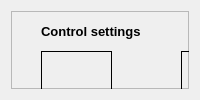
       <widget class="QWidget" name="tab_control">
        <attribute name="title">
         <string>Control</string>
        </attribute>
        <layout class="QGridLayout" name="gridLayout_30">
         <item row="1" column="0">
          <widget class="QFrame" name="frame_ctrl">
           <property name="frameShape">
            <enum>QFrame::StyledPanel</enum>
           </property>
           <property name="frameShadow">
            <enum>QFrame::Sunken</enum>
           </property>
           <widget class="QFrame" name="frame_mix_select">
            <property name="geometry">
             <rect>
              <x>430</x>
              <y>40</y>
              <width>61</width>
              <height>421</height>
             </rect>
            </property>
            <property name="accessibleDescription">
             <string extracomment="PID controller parameters"/>
            </property>
            <property name="frameShape">
             <enum>QFrame::Box</enum>
            </property>
            <property name="frameShadow">
             <enum>QFrame::Plain</enum>
            </property>
            <property name="lineWidth">
             <number>1</number>
            </property>
            <layout class="QVBoxLayout" name="verticalLayout_18">
             <item>
              <widget class="QLabel" name="label_138">
               <property name="font">
                <font>
                 <pointsize>10</pointsize>
                 <weight>75</weight>
                 <bold>true</bold>
                </font>
               </property>
               <property name="text">
                <string>mix
and
select</string>
               </property>
               <property name="alignment">
                <set>Qt::AlignCenter</set>
               </property>
              </widget>
             </item>
            </layout>
           </widget>
           <widget class="QFrame" name="frame_motors">
            <property name="geometry">
             <rect>
              <x>540</x>
              <y>480</y>
              <width>91</width>
              <height>41</height>
             </rect>
            </property>
            <property name="accessibleDescription">
             <string extracomment="PID controller parameters"/>
            </property>
            <property name="frameShape">
             <enum>QFrame::Box</enum>
            </property>
            <property name="frameShadow">
             <enum>QFrame::Plain</enum>
            </property>
            <property name="lineWidth">
             <number>1</number>
            </property>
            <layout class="QVBoxLayout" name="verticalLayout_19">
             <item>
              <widget class="QLabel" name="label_142">
               <property name="font">
                <font>
                 <pointsize>10</pointsize>
                 <weight>75</weight>
                 <bold>true</bold>
                </font>
               </property>
               <property name="text">
                <string>Motors</string>
               </property>
              </widget>
             </item>
            </layout>
           </widget>
           <widget class="QFrame" name="frame_ctrl_vel">
            <property name="geometry">
             <rect>
              <x>540</x>
              <y>380</y>
              <width>90</width>
              <height>60</height>
             </rect>
            </property>
            <property name="minimumSize">
             <size>
              <width>30</width>
              <height>60</height>
             </size>
            </property>
            <property name="frameShape">
             <enum>QFrame::Box</enum>
            </property>
            <property name="frameShadow">
             <enum>QFrame::Plain</enum>
            </property>
            <layout class="QVBoxLayout" name="verticalLayout_21">
             <property name="margin">
              <number>1</number>
             </property>
             <item>
              <widget class="QPushButton" name="pushButton_ctrl_vel">
               <property name="sizePolicy">
                <sizepolicy hsizetype="Expanding" vsizetype="Expanding">
                 <horstretch>0</horstretch>
                 <verstretch>0</verstretch>
                </sizepolicy>
               </property>
               <property name="text">
                <string>Velocity</string>
               </property>
               <property name="checkable">
                <bool>false</bool>
               </property>
               <property name="checked">
                <bool>false</bool>
               </property>
               <property name="flat">
                <bool>true</bool>
               </property>
              </widget>
             </item>
            </layout>
           </widget>
           <widget class="QFrame" name="frame_sensors">
            <property name="geometry">
             <rect>
              <x>30</x>
              <y>480</y>
              <width>351</width>
              <height>41</height>
             </rect>
            </property>
            <property name="accessibleDescription">
             <string extracomment="PID controller parameters"/>
            </property>
            <property name="frameShape">
             <enum>QFrame::Box</enum>
            </property>
            <property name="frameShadow">
             <enum>QFrame::Plain</enum>
            </property>
            <property name="lineWidth">
             <number>1</number>
            </property>
            <layout class="QVBoxLayout" name="verticalLayout_22">
             <item>
              <widget class="QLabel" name="label_151">
               <property name="font">
                <font>
                 <pointsize>10</pointsize>
                 <weight>75</weight>
                 <bold>true</bold>
                </font>
               </property>
               <property name="text">
                <string>Sensors</string>
               </property>
               <property name="alignment">
                <set>Qt::AlignCenter</set>
               </property>
              </widget>
             </item>
            </layout>
           </widget>
           <widget class="QFrame" name="frame_turn">
            <property name="geometry">
             <rect>
              <x>290</x>
              <y>400</y>
              <width>91</width>
              <height>61</height>
             </rect>
            </property>
            <property name="minimumSize">
             <size>
              <width>30</width>
              <height>60</height>
             </size>
            </property>
            <property name="frameShape">
             <enum>QFrame::Box</enum>
            </property>
            <property name="frameShadow">
             <enum>QFrame::Plain</enum>
            </property>
            <layout class="QHBoxLayout" name="horizontalLayout_5">
             <item>
              <widget class="QPushButton" name="pushButton_ctrlTurn">
               <property name="sizePolicy">
                <sizepolicy hsizetype="Expanding" vsizetype="Expanding">
                 <horstretch>0</horstretch>
                 <verstretch>0</verstretch>
                </sizepolicy>
               </property>
               <property name="text">
                <string>heading</string>
               </property>
               <property name="checkable">
                <bool>false</bool>
               </property>
               <property name="checked">
                <bool>false</bool>
               </property>
               <property name="flat">
                <bool>true</bool>
               </property>
              </widget>
             </item>
            </layout>
           </widget>
           <widget class="QFrame" name="frame_ctrlEdge">
            <property name="geometry">
             <rect>
              <x>290</x>
              <y>280</y>
              <width>91</width>
              <height>61</height>
             </rect>
            </property>
            <property name="minimumSize">
             <size>
              <width>30</width>
              <height>60</height>
             </size>
            </property>
            <property name="frameShape">
             <enum>QFrame::Box</enum>
            </property>
            <property name="frameShadow">
             <enum>QFrame::Plain</enum>
            </property>
            <layout class="QVBoxLayout" name="verticalLayout_30">
             <property name="margin">
              <number>1</number>
             </property>
             <item>
              <widget class="QPushButton" name="pushButton_ctrlEdge">
               <property name="sizePolicy">
                <sizepolicy hsizetype="Expanding" vsizetype="Expanding">
                 <horstretch>0</horstretch>
                 <verstretch>0</verstretch>
                </sizepolicy>
               </property>
               <property name="text">
                <string>follow
edge</string>
               </property>
               <property name="checkable">
                <bool>false</bool>
               </property>
               <property name="checked">
                <bool>false</bool>
               </property>
               <property name="flat">
                <bool>true</bool>
               </property>
              </widget>
             </item>
            </layout>
           </widget>
           <widget class="QFrame" name="frame_ctrlWallTurn">
            <property name="geometry">
             <rect>
              <x>290</x>
              <y>200</y>
              <width>90</width>
              <height>60</height>
             </rect>
            </property>
            <property name="minimumSize">
             <size>
              <width>30</width>
              <height>60</height>
             </size>
            </property>
            <property name="frameShape">
             <enum>QFrame::Box</enum>
            </property>
            <property name="frameShadow">
             <enum>QFrame::Plain</enum>
            </property>
            <layout class="QVBoxLayout" name="verticalLayout_31">
             <property name="margin">
              <number>1</number>
             </property>
             <item>
              <widget class="QPushButton" name="pushButton_ctrlWallTurn">
               <property name="sizePolicy">
                <sizepolicy hsizetype="Expanding" vsizetype="Expanding">
                 <horstretch>0</horstretch>
                 <verstretch>0</verstretch>
                </sizepolicy>
               </property>
               <property name="text">
                <string>wall
distance</string>
               </property>
               <property name="checkable">
                <bool>false</bool>
               </property>
               <property name="checked">
                <bool>false</bool>
               </property>
               <property name="flat">
                <bool>true</bool>
               </property>
              </widget>
             </item>
            </layout>
           </widget>
           <widget class="QFrame" name="frame_ctrlWallVel">
            <property name="geometry">
             <rect>
              <x>290</x>
              <y>120</y>
              <width>90</width>
              <height>60</height>
             </rect>
            </property>
            <property name="minimumSize">
             <size>
              <width>30</width>
              <height>60</height>
             </size>
            </property>
            <property name="frameShape">
             <enum>QFrame::Box</enum>
            </property>
            <property name="frameShadow">
             <enum>QFrame::Plain</enum>
            </property>
            <layout class="QVBoxLayout" name="verticalLayout_32">
             <property name="margin">
              <number>1</number>
             </property>
             <item>
              <widget class="QPushButton" name="pushButton_ctrlWallVel">
               <property name="sizePolicy">
                <sizepolicy hsizetype="Expanding" vsizetype="Expanding">
                 <horstretch>0</horstretch>
                 <verstretch>0</verstretch>
                </sizepolicy>
               </property>
               <property name="text">
                <string>forward
distance</string>
               </property>
               <property name="checkable">
                <bool>false</bool>
               </property>
               <property name="checked">
                <bool>false</bool>
               </property>
               <property name="flat">
                <bool>true</bool>
               </property>
              </widget>
             </item>
            </layout>
           </widget>
           <widget class="QFrame" name="frame_ctrlBal">
            <property name="geometry">
             <rect>
              <x>290</x>
              <y>40</y>
              <width>90</width>
              <height>60</height>
             </rect>
            </property>
            <property name="minimumSize">
             <size>
              <width>30</width>
              <height>60</height>
             </size>
            </property>
            <property name="frameShape">
             <enum>QFrame::Box</enum>
            </property>
            <property name="frameShadow">
             <enum>QFrame::Plain</enum>
            </property>
            <layout class="QVBoxLayout" name="verticalLayout_33">
             <property name="margin">
              <number>1</number>
             </property>
             <item>
              <widget class="QPushButton" name="pushButton_ctrlBal">
               <property name="sizePolicy">
                <sizepolicy hsizetype="Expanding" vsizetype="Expanding">
                 <horstretch>0</horstretch>
                 <verstretch>0</verstretch>
                </sizepolicy>
               </property>
               <property name="text">
                <string>balance</string>
               </property>
               <property name="checkable">
                <bool>false</bool>
               </property>
               <property name="checked">
                <bool>false</bool>
               </property>
               <property name="flat">
                <bool>true</bool>
               </property>
              </widget>
             </item>
            </layout>
           </widget>
           <widget class="QFrame" name="frame_ctrlBalVel">
            <property name="geometry">
             <rect>
              <x>170</x>
              <y>40</y>
              <width>90</width>
              <height>60</height>
             </rect>
            </property>
            <property name="minimumSize">
             <size>
              <width>30</width>
              <height>60</height>
             </size>
            </property>
            <property name="frameShape">
             <enum>QFrame::Box</enum>
            </property>
            <property name="frameShadow">
             <enum>QFrame::Plain</enum>
            </property>
            <layout class="QVBoxLayout" name="verticalLayout_34">
             <property name="margin">
              <number>1</number>
             </property>
             <item>
              <widget class="QPushButton" name="pushButton_ctrlBalVel">
               <property name="sizePolicy">
                <sizepolicy hsizetype="Expanding" vsizetype="Expanding">
                 <horstretch>0</horstretch>
                 <verstretch>0</verstretch>
                </sizepolicy>
               </property>
               <property name="text">
                <string>velocity 
in balance</string>
               </property>
               <property name="checkable">
                <bool>false</bool>
               </property>
               <property name="checked">
                <bool>false</bool>
               </property>
               <property name="flat">
                <bool>true</bool>
               </property>
              </widget>
             </item>
            </layout>
           </widget>
           <widget class="QFrame" name="frame_ctrlPos">
            <property name="geometry">
             <rect>
              <x>180</x>
              <y>340</y>
              <width>90</width>
              <height>60</height>
             </rect>
            </property>
            <property name="minimumSize">
             <size>
              <width>30</width>
              <height>60</height>
             </size>
            </property>
            <property name="frameShape">
             <enum>QFrame::Box</enum>
            </property>
            <property name="frameShadow">
             <enum>QFrame::Plain</enum>
            </property>
            <layout class="QVBoxLayout" name="verticalLayout_35">
             <property name="margin">
              <number>1</number>
             </property>
             <item>
              <widget class="QPushButton" name="pushButton_ctrlPos">
               <property name="sizePolicy">
                <sizepolicy hsizetype="Expanding" vsizetype="Expanding">
                 <horstretch>0</horstretch>
                 <verstretch>0</verstretch>
                </sizepolicy>
               </property>
               <property name="text">
                <string>Position
(distance)</string>
               </property>
               <property name="checkable">
                <bool>false</bool>
               </property>
               <property name="checked">
                <bool>false</bool>
               </property>
               <property name="flat">
                <bool>true</bool>
               </property>
              </widget>
             </item>
            </layout>
           </widget>
           <widget class="QFrame" name="frame_mission_ctrl">
            <property name="geometry">
             <rect>
              <x>30</x>
              <y>40</y>
              <width>71</width>
              <height>411</height>
             </rect>
            </property>
            <property name="accessibleDescription">
             <string extracomment="PID controller parameters"/>
            </property>
            <property name="frameShape">
             <enum>QFrame::Box</enum>
            </property>
            <property name="frameShadow">
             <enum>QFrame::Plain</enum>
            </property>
            <property name="lineWidth">
             <number>1</number>
            </property>
            <layout class="QVBoxLayout" name="verticalLayout_23">
             <item>
              <widget class="QLabel" name="label_152">
               <property name="font">
                <font>
                 <pointsize>10</pointsize>
                 <weight>75</weight>
                 <bold>true</bold>
                </font>
               </property>
               <property name="text">
                <string>Mission
control</string>
               </property>
              </widget>
             </item>
            </layout>
           </widget>
           <widget class="QLabel" name="label_48">
            <property name="geometry">
             <rect>
              <x>30</x>
              <y>10</y>
              <width>163</width>
              <height>20</height>
             </rect>
            </property>
            <property name="font">
             <font>
              <pointsize>10</pointsize>
              <weight>75</weight>
              <bold>true</bold>
             </font>
            </property>
            <property name="text">
             <string>Control settings</string>
            </property>
           </widget>
          </widget>
         </item>
        </layout>
       </widget>
